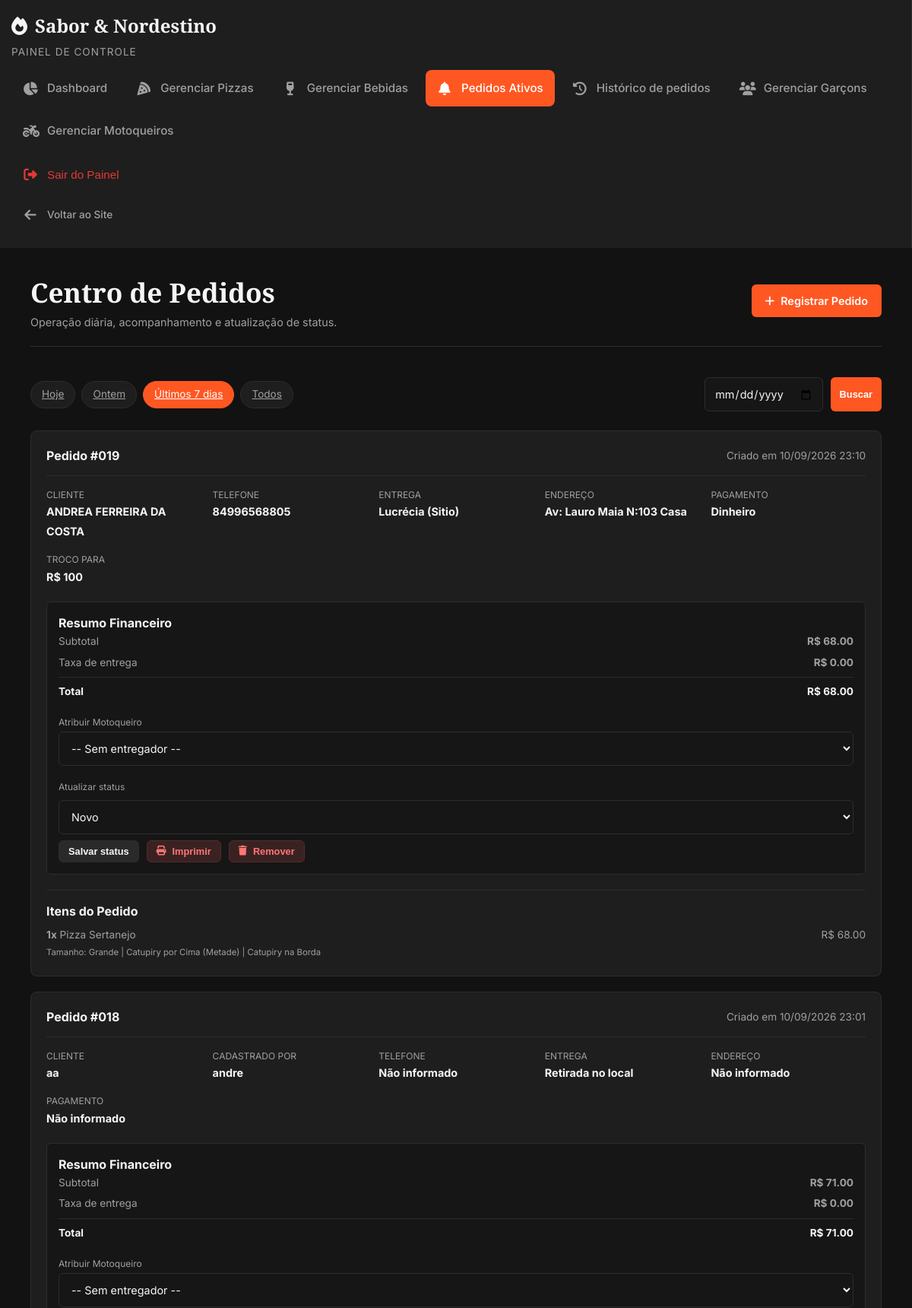
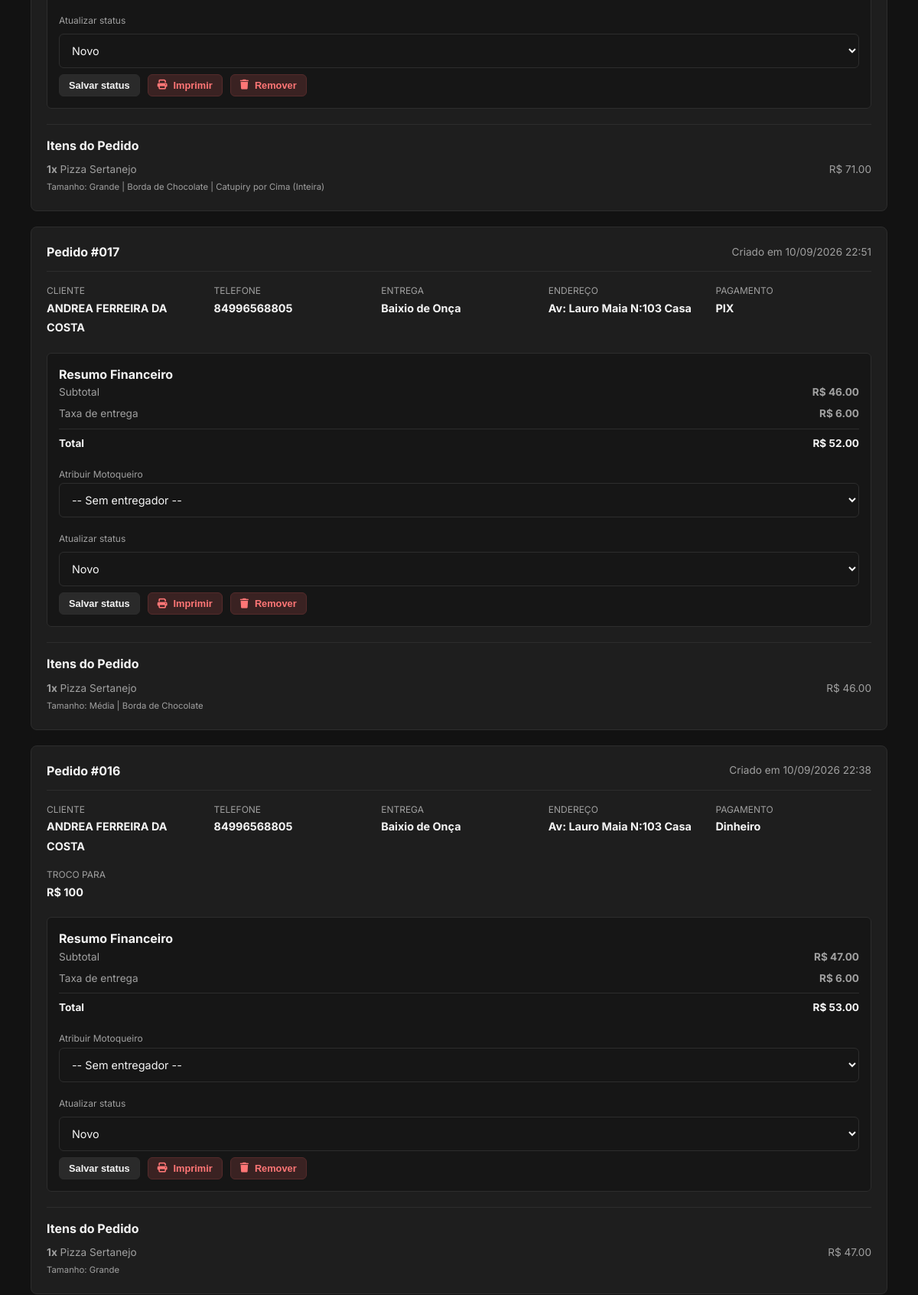
Screenshot of /painel/pedidos/?filtro=7dias (signed in, upper part) with the database file from the repository (2 pictures, top to bottom).
### pizzaria/models.py (models this page shows, shortened)
class Pedido(SanitizedModelMixin, models.Model):
	STATUS_CHOICES = [
		("Novo", "Novo"),
		("Em andamento", "Em andamento"),
		("Em preparo", "Em preparo"),
		("Pronto", "Pronto"),
		("Entregue", "Entregue"),
		("Pago", "Pago"),
	]
	usuario = models.ForeignKey(User, on_delete=models.SET_NULL, null=True, blank=True, help_text="Garçom que registrou")
	cliente = models.CharField(max_length=100)
	cliente_token = models.CharField(max_length=64, blank=True, default='', db_index=True)
	telefone = models.CharField(max_length=20, blank=True, default="")
	endereco = models.TextField(blank=True, null=True)
	observacao = models.TextField(blank=True, null=True)
	forma_pagamento = models.CharField(max_length=30, default='', blank=True)
	troco = models.CharField(max_length=30, default='', blank=True)
	local_entrega = models.ForeignKey(TaxaEntrega, on_delete=models.SET_NULL, null=True, blank=True, help_text='Local de entrega (se aplicável)')
	taxa_entrega = models.DecimalField(max_digits=6, decimal_places=2, default=0, help_text='Valor da taxa de entrega')
	subtotal = models.DecimalField(max_digits=8, decimal_places=2, default=0, help_text='Total sem taxa de entrega')
	total = models.DecimalField(max_digits=8, decimal_places=2, default=0)
	status = models.CharField(max_length=20, choices=STATUS_CHOICES, default="Novo")
	criado_em = models.DateTimeField(auto_now_add=True)
	atualizado_em = models.DateTimeField(auto_now=True)
	reaberto_em = models.DateTimeField(null=True, blank=True)
	fechado_em = models.DateTimeField(null=True, blank=True)
	motoqueiro = models.ForeignKey(User, on_delete=models.SET_NULL, null=True, blank=True, related_name='entregas_motoqueiro', help_text="Entregador responsável")

class TaxaEntrega(SanitizedModelMixin, models.Model):
	nome = models.CharField(max_length=100, unique=True, help_text='Nome da localidade')
	taxa = models.DecimalField(max_digits=6, decimal_places=2, default=0, help_text='Valor da taxa de entrega')
	ativo = models.BooleanField(default=True, help_text='Se a entrega está disponível para este local')
	class Meta:
		verbose_name = 'Taxa de Entrega'
		verbose_name_plural = 'Taxas de Entrega'
		ordering = ['nome']

class ItemPedido(SanitizedModelMixin, models.Model):
	TIPO_CHOICES = [
		('pizza', 'Pizza'),
		('bebida', 'Bebida'),
	]
	pedido = models.ForeignKey(Pedido, on_delete=models.CASCADE, related_name='itens')
	item_tipo = models.CharField(max_length=10, choices=TIPO_CHOICES, default='pizza')
	pizza = models.ForeignKey(Pizza, on_delete=models.CASCADE, null=True, blank=True, related_name='itens_pedido')
	bebida = models.ForeignKey(Bebida, on_delete=models.CASCADE, null=True, blank=True, related_name='itens_pedido')
	quantidade = models.PositiveIntegerField(default=1)
	preco_unitario = models.DecimalField(max_digits=6, decimal_places=2)
	sabores = models.TextField(blank=True, null=True, help_text='JSON com sabores múltiplos')
	tamanho = models.CharField(max_length=1, choices=[('P', 'Pequena'), ('M', 'Média'), ('G', 'Grande')], default='G')
	borda_chocolate = models.BooleanField(default=False)
	borda_tipo = models.CharField(max_length=20, choices=[
		('catupiry', 'Catupiry'),
		('cheddar', 'Cheddar'),
		('sem_borda', 'Sem borda'),
		('catupiry_original', 'Catupiry Original'),
		('chocolate', 'Chocolate'),
	], default='catupiry')
	catupiry_cima = models.CharField(max_length=10, choices=[('nao', 'Não'), ('inteira', 'Inteira'), ('metade', 'Metade')], default='nao')
	catupiry_borda = models.BooleanField(default=False)
	@property
	def subtotal(self):
		return self.quantidade * self.preco_unitario

class Pizza(SanitizedModelMixin, models.Model):
	CATEGORIA_SALGADA = 'salgada'
	CATEGORIA_DOCE = 'doce'
	CATEGORIA_CHOICES = [
		(CATEGORIA_SALGADA, 'Pizza salgada'),
		(CATEGORIA_DOCE, 'Pizza doce'),
	]
	nome = models.CharField(max_length=100)
	ingredientes = models.CharField(max_length=255)
	imagem = models.ImageField(upload_to='pizzas/', blank=True, null=True)
	categoria = models.CharField(max_length=10, choices=CATEGORIA_CHOICES, default=CATEGORIA_SALGADA)
	disponivel = models.BooleanField(default=True)
	criado_em = models.DateTimeField(auto_now_add=True)
	especial = models.BooleanField(default=False, help_text='Atum, Carne de Sol ou 4 Queijos')

### pizzaria/views.py (the view)
# urls.py: path('painel/pedidos/', views.painel_pedidos, name='painel_pedidos'),
@login_required(login_url='/login/')
def painel_pedidos(request):
	filtro = request.GET.get('filtro', 'hoje')
	data_especifica = request.GET.get('data', '')
	def pedidos_do_dia(queryset, data):
		inicio = timezone.make_aware(datetime.combine(data, datetime.min.time()))
		fim = inicio + timedelta(days=1)
		return queryset.filter(
			Q(criado_em__gte=inicio, criado_em__lt=fim) |
			Q(reaberto_em__gte=inicio, reaberto_em__lt=fim)
		)
	if garcom_user(request.user):
		base_pedidos = Pedido.objects.filter(usuario=request.user)
	else:
		base_pedidos = Pedido.objects.all()
	base_pedidos = base_pedidos.select_related('usuario', 'local_entrega')
	if data_especifica:
		try:
			data_obj = datetime.strptime(data_especifica, '%Y-%m-%d').date()
			pedidos = pedidos_do_dia(base_pedidos, data_obj)
			filtro = 'data'
		except ValueError:
			data_especifica = ''
			pedidos = pedidos_do_dia(base_pedidos, timezone.localdate())
	else:
		hoje = timezone.localdate()
		if filtro == 'hoje':
			pedidos = pedidos_do_dia(base_pedidos, hoje)
		elif filtro == 'ontem':
			ontem = hoje - timedelta(days=1)
			pedidos = pedidos_do_dia(base_pedidos, ontem)
		elif filtro == '7dias':
			sete_dias_atras = hoje - timedelta(days=7)
			inicio = timezone.make_aware(datetime.combine(sete_dias_atras, datetime.min.time()))
			pedidos = base_pedidos.filter(
				Q(criado_em__gte=inicio) | Q(reaberto_em__gte=inicio)
			)
		else:  # todos
			pedidos = base_pedidos
	pedidos = pedidos.exclude(status='Pago').order_by('-criado_em')
	pedidos_processados = []
	for pedido in pedidos:
		itens_processados = []
		for item in pedido.itens.all():
			item_data = {
				'item': item,
				'sabores_lista': None
			}
			if item.sabores:
				try:
					sabores_data = json.loads(unescape(item.sabores))
					nomes = sabores_data.get('nomes', [])
					item_data['sabores_lista'] = ', '.join(nomes)
				except:
					pass
			itens_processados.append(item_data)
		pedido.itens_processados = itens_processados
		pedido.cadastrado_por_garcom = bool(
			pedido.usuario and pedido.usuario.groups.filter(name='Garçons').exists()
		)
		pedidos_processados.append(pedido)
	motoqueiros_lista = User.objects.filter(groups__name='Motoqueiros', is_active=True).order_by('first_name')
	return render(request, 'pizzaria/painel_pedidos.html', {
		'pedidos': pedidos_processados,
		'active_page': 'pedidos',
		'filtro_atual': filtro,
		'data_filtro': data_especifica,
		'motoqueiros_lista': motoqueiros_lista,
	})

### pizzaria/templates/pizzaria/painel_pedidos.html (shortened to what this page needs)
{% load static %}
<!DOCTYPE html>
<html lang="pt-BR">
<head>
    <link rel="stylesheet" href="https://cdnjs.cloudflare.com/ajax/libs/font-awesome/6.4.0/css/all.min.css">
    <link rel="stylesheet" href="{% static 'pizzaria/gerenciar.css' %}?v=8">
    <link rel="stylesheet" href="{% static 'pizzaria/painel_sidebar.css' %}?v=11">
</head>
<body class="admin-body">
    <div class="admin-layout">
        {% include 'pizzaria/partials/painel_sidebar.html' with active_page='pedidos' %}
        <main class="admin-content">
            <header class="admin-header">
                <div>
                    <h1>Centro de Pedidos</h1>
                    <p>Operação diária, acompanhamento e atualização de status.</p>
                </div>
                <div class="admin-actions-top">
                    <a href="{% url 'pedido_adicionar' %}" class="btn btn-primary"><i class="fa-solid fa-plus"></i> Registrar Pedido</a>
                </div>
            </header>
            <div class="filter-bar">
                <div class="filter-chips">
                    <a href="?filtro=hoje" class="chip {% if filtro_atual == 'hoje' %}active{% endif %}">Hoje</a>
                    <a href="?filtro=ontem" class="chip {% if filtro_atual == 'ontem' %}active{% endif %}">Ontem</a>
                    <a href="?filtro=7dias" class="chip {% if filtro_atual == '7dias' %}active{% endif %}">Últimos 7 dias</a>
                    <a href="?filtro=todos" class="chip {% if filtro_atual == 'todos' %}active{% endif %}">Todos</a>
                </div>
                <form method="get" class="date-filter">
                    <input type="date" name="data" value="{{ data_filtro }}" class="form-control">
                    <button type="submit" class="btn btn-primary btn-sm">Buscar</button>
                </form>
            </div>
            <div class="orders-list">
                {% for pedido in pedidos %}
                <article class="order-card-detailed" id="pedido-{{ pedido.id }}">
                    <div class="order-card-header">
                        <span class="order-id">Pedido #{{ pedido.id|stringformat:"03d" }}</span>
                        <span class="order-time">Criado em {{ pedido.criado_em|date:"d/m/Y H:i" }}</span>
                    </div>
                    <div class="order-card-body">
                        <div class="order-info-grid">
                            <div class="info-box"><span>Cliente</span><strong>{{ pedido.cliente }}</strong></div>
                            {% if pedido.cadastrado_por_garcom %}<div class="info-box"><span>Cadastrado por</span><strong>{{ pedido.usuario.get_full_name|default:pedido.usuario.username }}</strong></div>{% endif %}
                            <div class="info-box"><span>Telefone</span><strong>{{ pedido.telefone|default:'Não informado' }}</strong></div>
                            <div class="info-box"><span>Entrega</span><strong>{% if pedido.local_entrega %}{{ pedido.local_entrega.nome }}{% else %}Retirada no local{% endif %}</strong></div>
                            <div class="info-box"><span>Endereço</span><strong>{% if pedido.endereco %}{{ pedido.endereco }}{% else %}Não informado{% endif %}</strong></div>
                            <div class="info-box"><span>Pagamento</span><strong>{% if pedido.forma_pagamento %}{{ pedido.forma_pagamento }}{% else %}Não informado{% endif %}</strong></div>
                            {% if pedido.troco %}<div class="info-box"><span>Troco para</span><strong>R$ {{ pedido.troco }}</strong></div>{% endif %}
                        </div>
                        <div class="order-finance-box">
                            <h4>Resumo Financeiro</h4>
                            <div class="fin-row"><span>Subtotal</span><strong>R$ {{ pedido.subtotal }}</strong></div>
                            <div class="fin-row"><span>Taxa de entrega</span><strong>R$ {{ pedido.taxa_entrega }}</strong></div>
                            <div class="fin-row total"><span>Total</span><strong>R$ {{ pedido.total }}</strong></div>
                            <form id="status-pedido-{{ pedido.id }}" method="post" action="{% url 'pedido_alterar_status' pedido.id %}" class="status-update-action">
                                {% if not usuario_e_garcom %}
                                <div class="form-group" style="margin-bottom: 10px;">
                                    <label for="motoqueiro-{{ pedido.id }}">Atribuir Motoqueiro</label>
                                    <select id="motoqueiro-{{ pedido.id }}" name="motoqueiro_id" class="form-control">
                                        <option value="">-- Sem entregador --</option>
                                    </select>
                                </div>
                                {% endif %}
                                <label for="status-{{ pedido.id }}">Atualizar status</label>
                                <select id="status-{{ pedido.id }}" name="status" class="form-control">
                                    {% for valor, label in pedido.STATUS_CHOICES %}<option value="{{ valor }}" {% if pedido.status == valor %}selected{% endif %}>{{ label }}</option>{% endfor %}
                                </select>
                            </form>
                            <div class="action-buttons-group">
                                <button type="submit" form="status-pedido-{{ pedido.id }}" class="btn btn-secondary btn-sm">Salvar status</button>
                                <button type="button" class="btn btn-danger btn-sm print-order-btn" data-print-url="{% url 'pedido_imprimir' pedido.id %}"><i class="fa-solid fa-print"></i> Imprimir</button>
                                <form method="post" action="{% url 'pedido_excluir' pedido.id %}" onsubmit="return confirm('Tem certeza que deseja remover este pedido?');">
                                    <button type="submit" class="btn btn-danger btn-sm"><i class="fa-solid fa-trash"></i> Remover</button>
                                </form>
                            </div>
                        </div>
                    </div>
                    <div class="order-items-section">
                        <h4>Itens do Pedido</h4>
                        {% for item_data in pedido.itens_processados %}
                        <div class="order-item-row">
                            <span><strong>{{ item_data.item.quantidade }}x</strong> {% if item_data.item.item_tipo == 'bebida' %}{{ item_data.item.bebida.nome }}{% else %}Pizza{% if item_data.sabores_lista %} especial{% else %} {{ item_data.item.pizza.nome }}{% endif %}{% endif %}<br><small>{% if item_data.item.item_tipo == 'pizza' %}Tamanho: {% if item_data.item.tamanho == 'P' %}Pequena{% elif item_data.item.tamanho == 'M' %}Média{% else %}Grande{% endif %}{% if item_data.sabores_lista %} | Sabores: {{ item_data.sabores_lista }}{% endif %}{% if item_data.item.borda_chocolate %} | Borda de Chocolate{% endif %}{% if item_data.item.catupiry_cima == 'inteira' %} | Catupiry por Cima (Inteira){% elif item_data.item.catupiry_cima == 'metade' %} | Catupiry por Cima (Metade){% endif %}{% if item_data.item.catupiry_borda %} | Catupiry na Borda{% endif %}{% endif %}</small></span>
                            <span>R$ {{ item_data.item.subtotal }}</span>
                        </div>
                        {% empty %}<p class="order-time">Nenhum item registrado.</p>{% endfor %}
                    </div>
                </article>
                {% empty %}
                <div class="order-card-detailed"><h3>Nenhum pedido registrado</h3><p class="order-time">Não há pedidos para o filtro selecionado.</p></div>
                {% endfor %}
            </div>
        </main>
    </div>
</body>
</html>

### rows the page displays
Pedido: id "019", criado_em "10/09/2026 23:10", cliente "ANDREA FERREIRA DA COSTA", telefone "84996568805", local_entrega.nome "Lucrécia (Sitio)", endereco "Av: Lauro Maia N:103 Casa", forma_pagamento "Dinheiro", troco "100", subtotal "68.00", taxa_entrega "0.00", total "68.00", status "Novo"
ItemPedido: item.quantidade "1", item.pizza.nome "Sertanejo", shows "Tamanho:", item_tipo "Grande", item.subtotal "68.00"
Pedido: id "018", criado_em "10/09/2026 23:01", cliente "aa", usuario.get_full_name "andre", telefone "Não informado", shows "Retirada no local", endereco "Não informado", forma_pagamento "Não informado", subtotal "71.00", taxa_entrega "0.00", total "71.00", status "Novo"
ItemPedido: item.quantidade "1", item.pizza.nome "Sertanejo", shows "Tamanho:", item_tipo "Grande", item.subtotal "71.00"
Pedido: id "017", criado_em "10/09/2026 22:51", cliente "ANDREA FERREIRA DA COSTA", telefone "84996568805", local_entrega.nome "Baixio de Onça", endereco "Av: Lauro Maia N:103 Casa", forma_pagamento "PIX", subtotal "46.00", taxa_entrega "6.00", total "52.00", status "Novo"
ItemPedido: item.quantidade "1", item.pizza.nome "Sertanejo", shows "Tamanho:", item_tipo "Média", item.subtotal "46.00"
Pedido: id "016", criado_em "10/09/2026 22:38", cliente "ANDREA FERREIRA DA COSTA", telefone "84996568805", local_entrega.nome "Baixio de Onça", endereco "Av: Lauro Maia N:103 Casa", forma_pagamento "Dinheiro", troco "100", subtotal "47.00", taxa_entrega "6.00", total "53.00", status "Novo"
ItemPedido: item.quantidade "1", item.pizza.nome "Sertanejo", shows "Tamanho:", item_tipo "Grande", item.subtotal "47.00"
